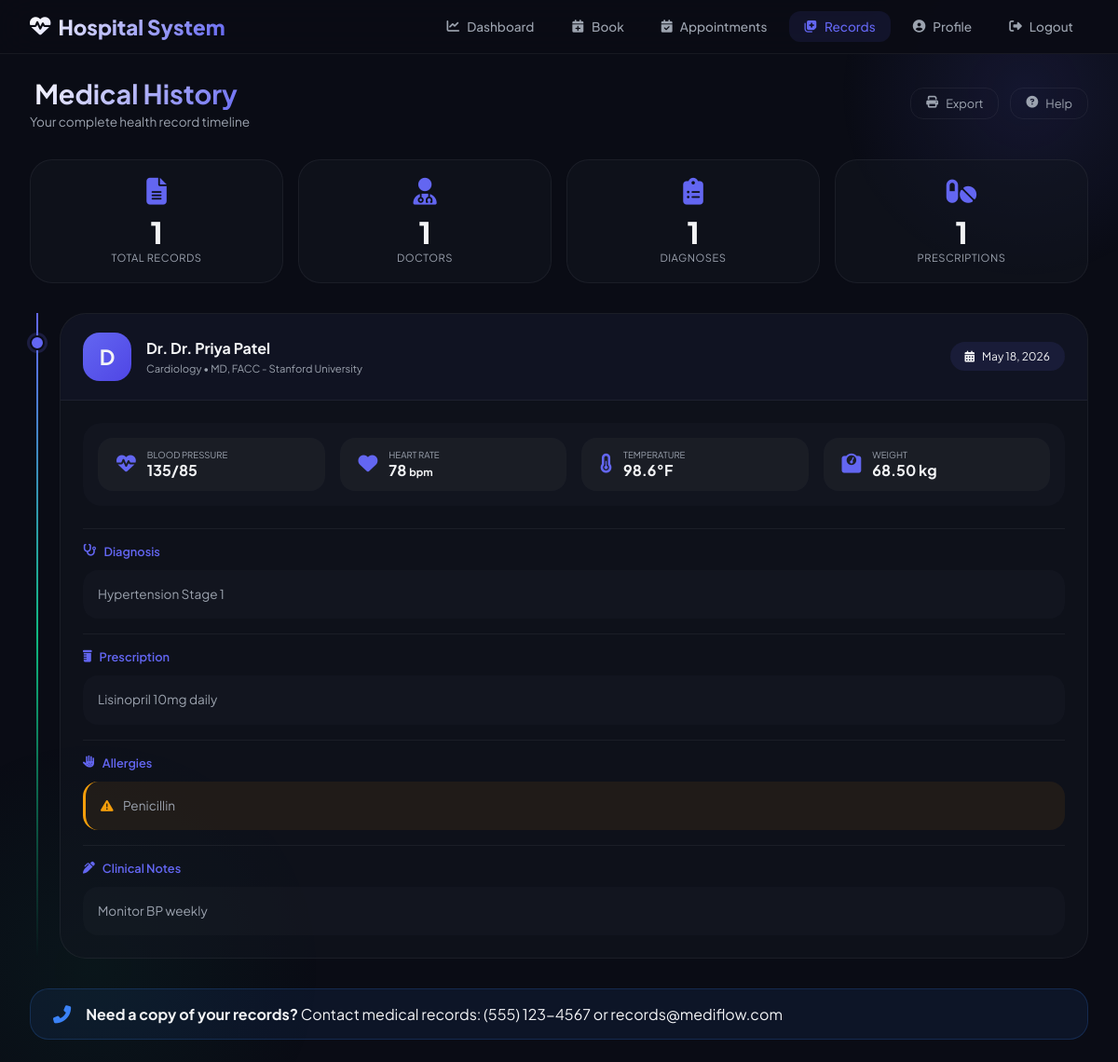
/patient/medical-records.php (signed in), run on the app's committed database.
### tables this page shows
CREATE TABLE medical_records (
    id INT PRIMARY KEY AUTO_INCREMENT,
    patient_id INT,
    doctor_id INT,
    diagnosis TEXT,
    prescription TEXT,
    blood_pressure VARCHAR(20),
    heart_rate INT,
    temperature DECIMAL(4,1),
    weight DECIMAL(5,2),
    allergies TEXT,
    notes TEXT,
    record_date DATE,
    created_at TIMESTAMP DEFAULT CURRENT_TIMESTAMP,
    FOREIGN KEY (patient_id) REFERENCES users(id) ON DELETE CASCADE,
    FOREIGN KEY (doctor_id) REFERENCES users(id) ON DELETE SET NULL
);

CREATE TABLE users (
    id INT PRIMARY KEY AUTO_INCREMENT,
    username VARCHAR(50) UNIQUE NOT NULL,
    email VARCHAR(100) UNIQUE NOT NULL,
    password VARCHAR(255) NOT NULL,
    full_name VARCHAR(100) NOT NULL,
    phone VARCHAR(20),
    address TEXT,
    role ENUM('patient', 'doctor', 'admin') DEFAULT 'patient',
    is_active BOOLEAN DEFAULT TRUE,
    created_at TIMESTAMP DEFAULT CURRENT_TIMESTAMP,
    last_login TIMESTAMP NULL,
    reset_token VARCHAR(255) NULL,
    reset_token_expiry DATETIME NULL,
    email_verified BOOLEAN DEFAULT FALSE
);

CREATE TABLE doctors (
    id INT PRIMARY KEY AUTO_INCREMENT,
    user_id INT UNIQUE,
    specialization VARCHAR(100),
    qualification VARCHAR(200),
    experience_years INT,
    consultation_fee DECIMAL(10, 2),
    available_days VARCHAR(100),
    available_time_start TIME,
    available_time_end TIME,
    FOREIGN KEY (user_id) REFERENCES users(id) ON DELETE CASCADE
);

### includes/SessionManager.php (called while the page is built, shortened)
<?php
class SessionManager {
    public static function getUserId() {
        return $_SESSION['user_id'] ?? null;
    }
}
?>

### patient/medical-records.php (the view, shortened to what this page needs)
<?php
require_once '../includes/SessionManager.php';
$database = new Database();
$db = $database->getConnection();
$user_id = SessionManager::getUserId();
$query = "SELECT mr.*, u.full_name as doctor_name, d.specialization, d.qualification
          FROM medical_records mr
          JOIN users u ON mr.doctor_id = u.id
          LEFT JOIN doctors d ON u.id = d.user_id
          WHERE mr.patient_id = :user_id
          ORDER BY mr.record_date DESC, mr.created_at DESC";
$stmt = $db->prepare($query);
$stmt->bindParam(':user_id', $user_id);
$stmt->execute();
$records = $stmt->fetchAll(PDO::FETCH_ASSOC);
$totalRecords = count($records);
$uniqueDoctors = count(array_unique(array_column($records, 'doctor_name')));
$diagnosisCount = 0;
$prescriptionCount = 0;
foreach ($records as $r) {
    if (!empty($r['diagnosis'])) $diagnosisCount++;
    if (!empty($r['prescription'])) $prescriptionCount++;
}
?>
<!DOCTYPE html>
<html lang="en">
<head>
    <link rel="stylesheet" href="https://cdnjs.cloudflare.com/ajax/libs/font-awesome/6.4.0/css/all.min.css">
</head>
<body>
    <div class="bg-orb-1"></div>
    <div class="bg-orb-2"></div>
    <nav class="navbar">
        <div class="navbar-container">
            <a href="dashboard.php" class="logo">
                <i class="fas fa-heart-pulse"></i>
                <span>Hospital System</span>
            </a>
            <ul class="nav-menu">
                <li><a href="dashboard.php" class="nav-link"><i class="fas fa-chart-line"></i> Dashboard</a></li>
                <li><a href="book-appointment.php" class="nav-link"><i class="fas fa-calendar-plus"></i> Book</a></li>
                <li><a href="my-appointments.php" class="nav-link"><i class="fas fa-calendar-check"></i> Appointments</a></li>
                <li><a href="medical-records.php" class="nav-link active"><i class="fas fa-notes-medical"></i> Records</a></li>
                <li><a href="profile.php" class="nav-link"><i class="fas fa-user-circle"></i> Profile</a></li>
                <li><a href="../logout.php" class="nav-link"><i class="fas fa-sign-out-alt"></i> Logout</a></li>
            </ul>
        </div>
    </nav>
    <div class="records-wrapper">
        <div class="top-bar">
            <div class="page-title">
                <h1><i class="fas fa-folder-medical"></i> Medical History</h1>
                <p>Your complete health record timeline</p>
            </div>
            <div class="action-buttons">
                <button class="btn-outline" onclick="window.print()">
                    <i class="fas fa-print"></i> Export
                </button>
                <button class="btn-outline" onclick="showHelp()">
                    <i class="fas fa-question-circle"></i> Help
                </button>
            </div>
        </div>
        <div class="stats-row">
            <div class="stat-block">
                <i class="fas fa-file-alt"></i>
                <div class="stat-number"><?php echo $totalRecords; ?></div>
                <div class="stat-label">Total Records</div>
            </div>
            <div class="stat-block">
                <i class="fas fa-user-md"></i>
                <div class="stat-number"><?php echo $uniqueDoctors; ?></div>
                <div class="stat-label">Doctors</div>
            </div>
            <div class="stat-block">
                <i class="fas fa-clipboard-list"></i>
                <div class="stat-number"><?php echo $diagnosisCount; ?></div>
                <div class="stat-label">Diagnoses</div>
            </div>
            <div class="stat-block">
                <i class="fas fa-pills"></i>
                <div class="stat-number"><?php echo $prescriptionCount; ?></div>
                <div class="stat-label">Prescriptions</div>
            </div>
        </div>
        <?php if (count($records) > 0): ?>
            <div class="timeline">
                <?php foreach ($records as $index => $record): ?>
                    <div class="timeline-item">
                        <div class="timeline-dot"></div>
                        <div class="record-card">
                            <div class="record-header">
                                <div class="doctor-badge">
                                    <div class="doctor-icon">
                                        <?php echo strtoupper(substr($record['doctor_name'], 0, 1)); ?>
                                    </div>
                                    <div class="doctor-meta">
                                        <h3>Dr. <?php echo htmlspecialchars($record['doctor_name']); ?></h3>
                                        <p><?php echo htmlspecialchars($record['specialization'] ?? 'General Medicine'); ?>
                                        <?php if (!empty($record['qualification'])): ?>
                                            • <?php echo htmlspecialchars($record['qualification']); ?>
                                        <?php endif; ?>
                                        </p>
                                    </div>
                                </div>
                                <div class="date-chip">
                                    <i class="fas fa-calendar-alt"></i>
                                    <?php echo date('M d, Y', strtotime($record['record_date'])); ?>
                                </div>
                            </div>
                            <div class="record-body">
                                <?php if ($record['blood_pressure'] || $record['heart_rate'] || $record['temperature'] || $record['weight']): ?>
                                    <div class="vitals-panel">
                                        <?php if ($record['blood_pressure']): ?>
                                            <div class="vital-chip">
                                                <i class="fas fa-heartbeat"></i>
                                                <div class="vital-info">
                                                    <div class="label">Blood Pressure</div>
                                                    <div class="value"><?php echo htmlspecialchars($record['blood_pressure']); ?></div>
                                                </div>
                                            </div>
                                        <?php endif; ?>
                                        <?php if ($record['heart_rate']): ?>
                                            <div class="vital-chip">
                                                <i class="fas fa-heart"></i>
                                                <div class="vital-info">
                                                    <div class="label">Heart Rate</div>
                                                    <div class="value"><?php echo $record['heart_rate']; ?> <span style="font-size:0.7rem;">bpm</span></div>
                                                </div>
                                            </div>
                                        <?php endif; ?>
                                        <?php if ($record['temperature']): ?>
                                            <div class="vital-chip">
                                                <i class="fas fa-thermometer-half"></i>
                                                <div class="vital-info">
                                                    <div class="label">Temperature</div>
                                                    <div class="value"><?php echo $record['temperature']; ?>°F</div>
                                                </div>
                                            </div>
                                        <?php endif; ?>
                                        <?php if ($record['weight']): ?>
                                            <div class="vital-chip">
                                                <i class="fas fa-weight-scale"></i>
                                                <div class="vital-info">
                                                    <div class="label">Weight</div>
                                                    <div class="value"><?php echo $record['weight']; ?> kg</div>
                                                </div>
                                            </div>
                                        <?php endif; ?>
                                    </div>
                                <?php endif; ?>
                                <?php if (!empty($record['diagnosis'])): ?>
                                    <div class="info-section">
                                        <div class="section-header">
                                            <i class="fas fa-stethoscope"></i> Diagnosis
                                        </div>
                                        <div class="section-content">
                                            <?php echo nl2br(htmlspecialchars($record['diagnosis'])); ?>
                                        </div>
                                    </div>
                                <?php endif; ?>
                                <?php if (!empty($record['prescription'])): ?>
                                    <div class="info-section">
                                        <div class="section-header">
                                            <i class="fas fa-prescription-bottle"></i> Prescription
                                        </div>
                                        <div class="section-content">
                                            <?php echo nl2br(htmlspecialchars($record['prescription'])); ?>
                                        </div>
                                    </div>
                                <?php endif; ?>
                                <?php if (!empty($record['allergies'])): ?>
                                    <div class="info-section">
                                        <div class="section-header">
                                            <i class="fas fa-allergies"></i> Allergies
                                        </div>
                                        <div class="section-content allergy-box">
                                            <i class="fas fa-exclamation-triangle" style="color: var(--warning); margin-right: 0.5rem;"></i>
                                            <?php echo nl2br(htmlspecialchars($record['allergies'])); ?>
                                        </div>
                                    </div>
                                <?php endif; ?>
                                <?php if (!empty($record['notes'])): ?>
                                    <div class="info-section">
                                        <div class="section-header">
                                            <i class="fas fa-pen-alt"></i> Clinical Notes
                                        </div>
                                        <div class="section-content">
                                            <?php echo nl2br(htmlspecialchars($record['notes'])); ?>
                                        </div>
                                    </div>
                                <?php endif; ?>
                            </div>
                        </div>
                    </div>
                <?php endforeach; ?>
            </div>
        <?php endif; ?>
        <div class="info-footer">
            <i class="fas fa-phone-alt"></i>
            <span><strong>Need a copy of your records?</strong> Contact medical records: (555) 123-4567 or records@mediflow.com</span>
        </div>
    </div>
</body>
</html>

### data on the page
medical_records: doctor.full_name "D", doctor.full_name "Dr. Priya Patel", doctors.specialization "Cardiology", doctors.qualification "MD, FACC - Stanford University", record_date "May 18, 2026", blood_pressure "135/85", heart_rate "78", temperature "98.6", weight "68.50", diagnosis "Hypertension Stage 1", prescription "Lisinopril 10mg daily", allergies "Penicillin", notes "Monitor BP weekly"

### other printed values
$totalRecords "1"
$uniqueDoctors "1"
$diagnosisCount "1"
$prescriptionCount "1"
